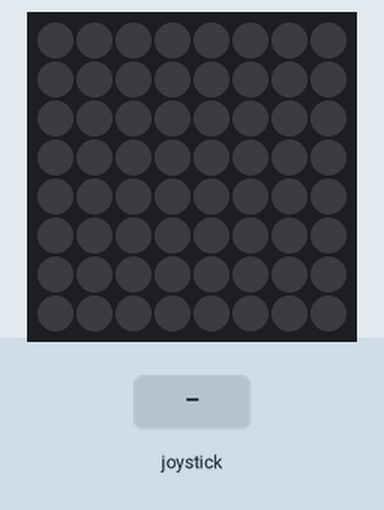
Recording of a program running on a simulated Raspberry Pi (BCM pin numbers) with a Sense HAT. Shown: the Sense HAT's 8×8 RGB LED matrix. The test bench sets the inputs (shaded band).

Above: at 1.2 s.
1.3 s: joystick pushed up
At 2.5 s:
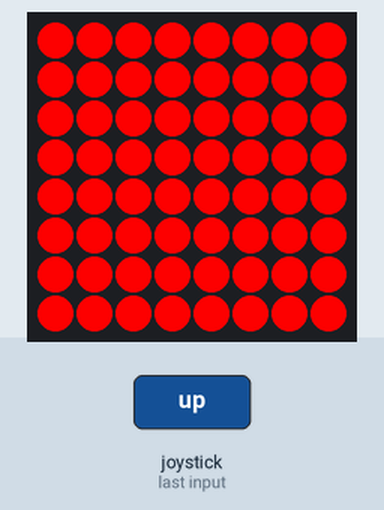
2.8 s: joystick pushed down
At 3.9 s:
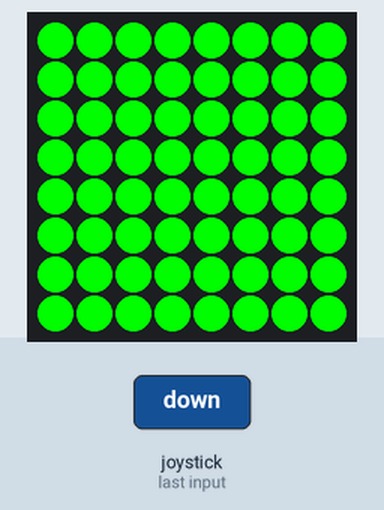
4.3 s: joystick pushed left
At 5.0 s:
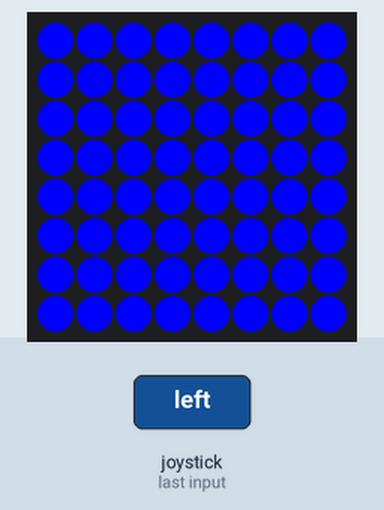
5.8 s: joystick pushed right
At 6.2 s:
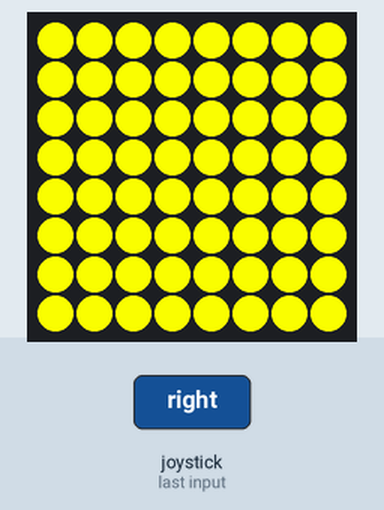
7.3 s: joystick clicked
At 8.5 s:
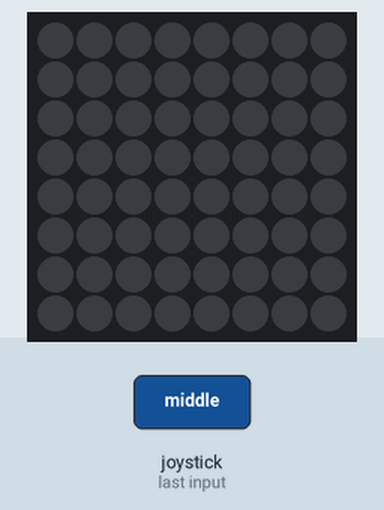
Timing chart, 0 to 9.8 s (numbered marks = the images above; inputs shaded):
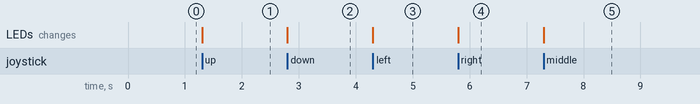

Measured:
- after the input at 1.3 s, the LEDs: change at once (image 1)
- after the input at 2.8 s, the LEDs: change at once (image 2)
- after the input at 4.3 s, the LEDs: change at once (image 3)
- after the input at 5.8 s, the LEDs: change at once (image 4)
- after the input at 7.3 s, the LEDs: change at once (image 5)

The program:

joystick_fill.py
```python
#!/usr/bin/env python

from random import randint
from time import sleep
from sense_emu import SenseHat
sense = SenseHat()

def red():
    sense.clear(255, 0, 0)

def green():
    sense.clear(0, 255, 0)

def blue():
    sense.clear(0, 0, 255)

def yellow():
    sense.clear(255, 255, 0)

sense.stick.direction_up = red
sense.stick.direction_down = green
sense.stick.direction_left = blue
sense.stick.direction_right = yellow
sense.stick.direction_middle = sense.clear

while True:
    pass
```
